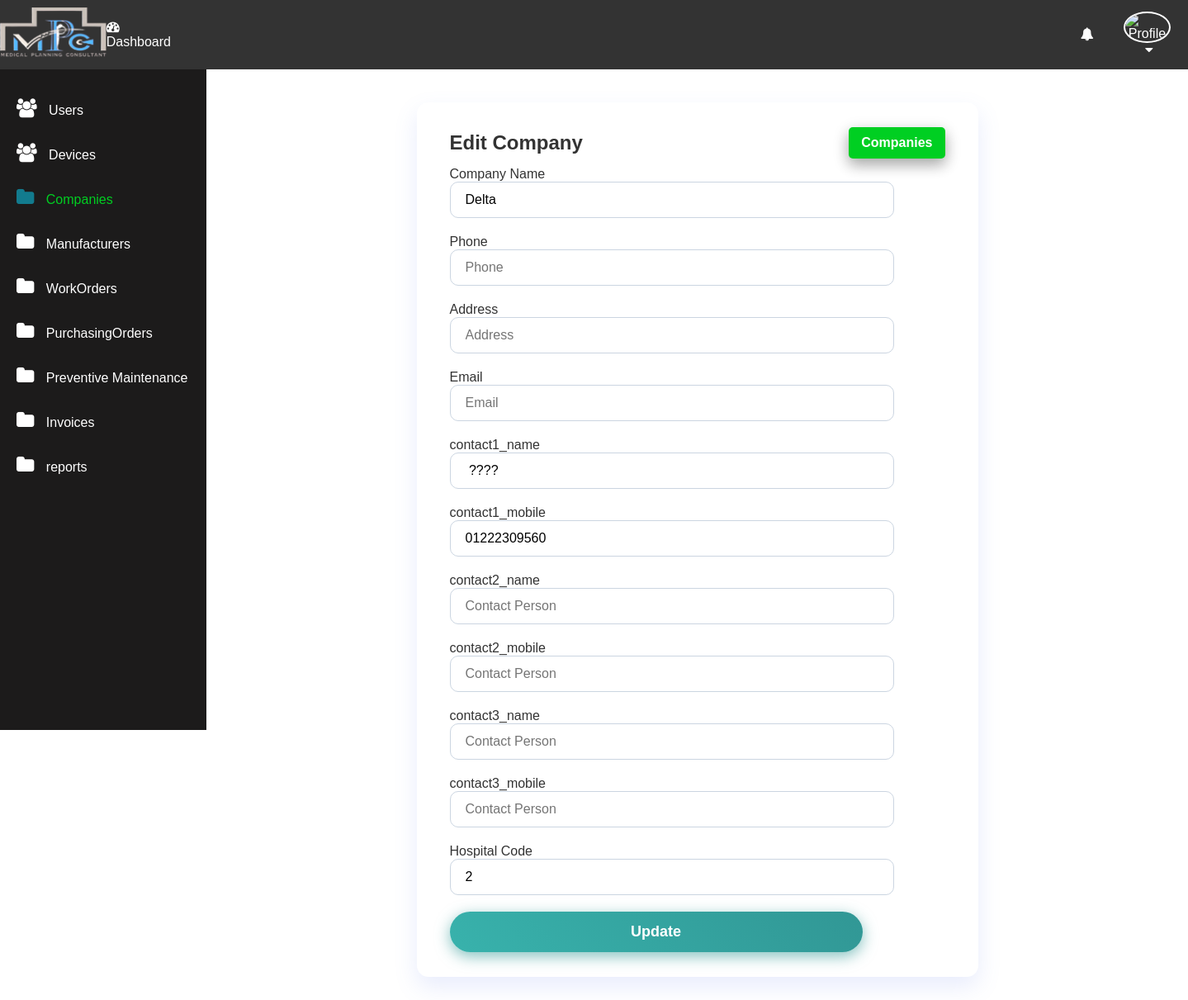
Page /edit-company.php?company_name=Delta (signed in) on the committed database.
### tables this page shows
CREATE TABLE company (
     company_name VARCHAR(255) PRIMARY KEY,
	 phone VARCHAR(20),
	 company_address  VARCHAR(100),
	 company_email  VARCHAR(100),
	 contact1_name VARCHAR(100),
	 contact1_title VARCHAR(100),
	 contact1_mobile VARCHAR(100),
	 contact1_email VARCHAR(100),
	 contact2_name VARCHAR(100),
	 contact2_title VARCHAR(100),
	 contact2_mobile VARCHAR(100),
	 contact2_email VARCHAR(100),
	 contact3_name VARCHAR(100),
	 contact3_title VARCHAR(100),
	 contact3_mobile VARCHAR(100),
	 contact3_email VARCHAR(100),
	 note VARCHAR(255),
	 hospital_code INT NOT NULL,
  created_by VARCHAR(50) NOT NULL,
	 FOREIGN KEY (created_by) REFERENCES users(username),
	 FOREIGN KEY (hospital_code) REFERENCES hospitals(hospital_code)
);

### app/Model/Devices.php (called while the page is built, shortened)
<?php
function get_company_by_name($conn,$company_name)
{
    $sql = "SELECT * FROM company WHERE company_name = ?";
    $stmt = $conn->prepare($sql);
    $stmt->execute([$company_name]);
    return $stmt->fetch(PDO::FETCH_ASSOC);
}

### edit-company.php (the view, shortened to what this page needs)
<?php
if (isset($_SESSION['role']) && isset($_SESSION['id']) && $_SESSION['role'] == "admin") {
    include "DB_connection.php";
    include "app/Model/Devices.php";
    $company_name = $_GET['company_name'];
    $company = get_company_by_name($conn, $company_name);
 ?>
<!DOCTYPE html>
<html lang="en">
<head>
    <link rel="stylesheet" href="https://stackpath.bootstrapcdn.com/font-awesome/4.7.0/css/font-awesome.min.css" />
    <link rel="stylesheet" href="css/style.css" />
</head>
<body>
    <?php include "inc/header.php"; ?>
    <div class="body">
        <?php include "inc/nav.php"; ?>
        <section class="section-1">
            <h4 class="title">Edit Company <a href="company.php">Companies</a></h4>
            <form class="form-1" method="POST" action="app/update-company.php">
                <div class="form-group">
                    <label>Company Name</label>
                    <input type="text" name="company_name" class="input-1" placeholder="Company Name" value="<?= htmlspecialchars($company['company_name']); ?>" required />
                </div>
                <div class="form-group">
                    <label>Phone</label>
                    <input type="text" name="phone" class="input-1" placeholder="Phone" value="<?= htmlspecialchars($company['phone']); ?>" required />
                </div>
                <div class="form-group">
                    <label>Address</label>
                    <input type="text" name="company_address"  class="input-1" placeholder="Address" value="<?= htmlspecialchars($company['company_address']); ?>" required />
                </div>
                <div class="form-group">
                    <label>Email</label>
                    <input type="email" name="company_email" class="input-1" placeholder="Email" value="<?= htmlspecialchars($company['company_email']); ?>" required />
                </div>
                <div class="form-group">
                    <label>contact1_name</label>
                    <input type="text" name="contact1_name" class="input-1" placeholder="Contact Person" value="<?= htmlspecialchars($company['contact1_name']); ?>" required />
                </div>
                <div class="form-group">
                    <label>contact1_mobile</label>
                    <input type="text" name="contact1_mobile" class="input-1" placeholder="Contact Person" value="<?= htmlspecialchars($company['contact1_mobile']); ?>" required />
                </div>
                <div class="form-group">
                    <label>contact2_name</label>
                    <input type="text" name="contact2_name" class="input-1" placeholder="Contact Person" value="<?= htmlspecialchars($company['contact2_name']); ?>" required />
                </div>
                <div class="form-group">
                    <label>contact2_mobile</label>
                    <input type="text" name="contact2_mobile" class="input-1" placeholder="Contact Person" value="<?= htmlspecialchars($company['contact2_mobile']); ?>" required />
                </div>
                <div class="form-group">
                    <label>contact3_name</label>
                    <input type="text" name="contact3_name" class="input-1" placeholder="Contact Person" value="<?= htmlspecialchars($company['contact3_name']); ?>" required />
                </div>
                <div class="form-group">
                    <label>contact3_mobile</label>
                    <input type="text" name="contact3_mobile" class="input-1" placeholder="Contact Person" value="<?= htmlspecialchars($company['contact3_mobile']); ?>" required />
                </div>
                <div class="form-group">
                    <label>Hospital Code</label>
                    <input type="text" name="hospital_code" class="input-1" placeholder="Hospital Code" value="<?= htmlspecialchars($company['hospital_code']); ?>" required />
                </div>
                <button class="edit-btn" type="submit">Update</button>
            </form>
        </section>
    </div>
</body>
</html>
<?php
} else {
    $em = "First login";
    header("Location: login.php?error=$em");
    exit();
}
?>

### css/style.css (style rules this page uses)
* { padding: 0; margin: 0; box-sizing: calc(border-box); font-family: arial, sans-serif; }
.body { display: flex; }
.section-1 { padding: 30px; }
.section-1 .title { margin-bottom: 10px; }
.section-1 .title a { text-decoration: none; display: inline-block; padding-left: 10px; border: none; background: #00CF22; padding: 10px 15px; color: #fff; font-size: 16px; border-radius: 5px; cursor: pointer; outline: none; transition: background 1s; box-shadow: 0 8px 16px 0 rgba(0,0,0,0.2), 0 6px 20px 0 rgba(0,0,0,0.19); }
.section-1 { width: 100%; background: rgb(241, 240, 240); }
.edit-btn { text-decoration: none; display: inline-block; padding-left: 10px; border: none; background: #006CE0; padding: 10px 15px; color: #fff; font-size: 16px; border-radius: 5px; cursor: pointer; outline: none; transition: background 1s; box-shadow: 0 8px 16px 0 rgba(0,0,0,0.2), 0 6px 20px 0 rgba(0,0,0,0.19); }
.form-1 { width: 90%; max-width: 500px; }
.input-1 { border: 2px solid #ccc; width: 100%; padding: 10px; font-size: 15px; outline: none; border-radius: 5px; display: block; }

### edit-company.php (style rules this page uses)
body { font-family: 'Segoe UI', Tahoma, Geneva, Verdana, sans-serif; background: #f7f9ff; color: #333; }
.section-1 { background: #fff; padding: 30px 40px; margin: 40px auto; max-width: 600px; border-radius: 14px; box-shadow: 0 12px 28px rgba(102, 126, 234, 0.15); }
.title { font-size: 24px; margin-bottom: 30px; color: #333; display: flex; justify-content: space-between; align-items: center; }
.title a { background: #667eea; color: #fff; padding: 10px 18px; border-radius: 8px; text-decoration: none; font-weight: 600; box-shadow: 0 3px 8px rgba(102,126,234,0.5); transition: background-color 0.3s ease; }
.form-1 { display: flex; flex-direction: column; gap: 20px; }
.input-1 { padding: 12px 18px; border-radius: 10px; border: 1.5px solid #cbd5e1; font-size: 16px; transition: border-color 0.3s ease; }
.edit-btn { background: linear-gradient(45deg, #38b2ac, #319795); border: none; color: #fff; font-weight: 700; padding: 14px 0; border-radius: 28px; font-size: 18px; box-shadow: 0 5px 18px rgba(49, 151, 149, 0.6); cursor: pointer; transition: background-color 0.3s ease, box-shadow 0.3s ease; user-select: none; }

### inc/header.php (style rules this page uses)
body { margin: 0; font-family: Arial, Helvetica, sans-serif; }

### rows in the picture
company: company_name "Delta", contact1_name "????", contact1_mobile "01222309560", hospital_code "2"
